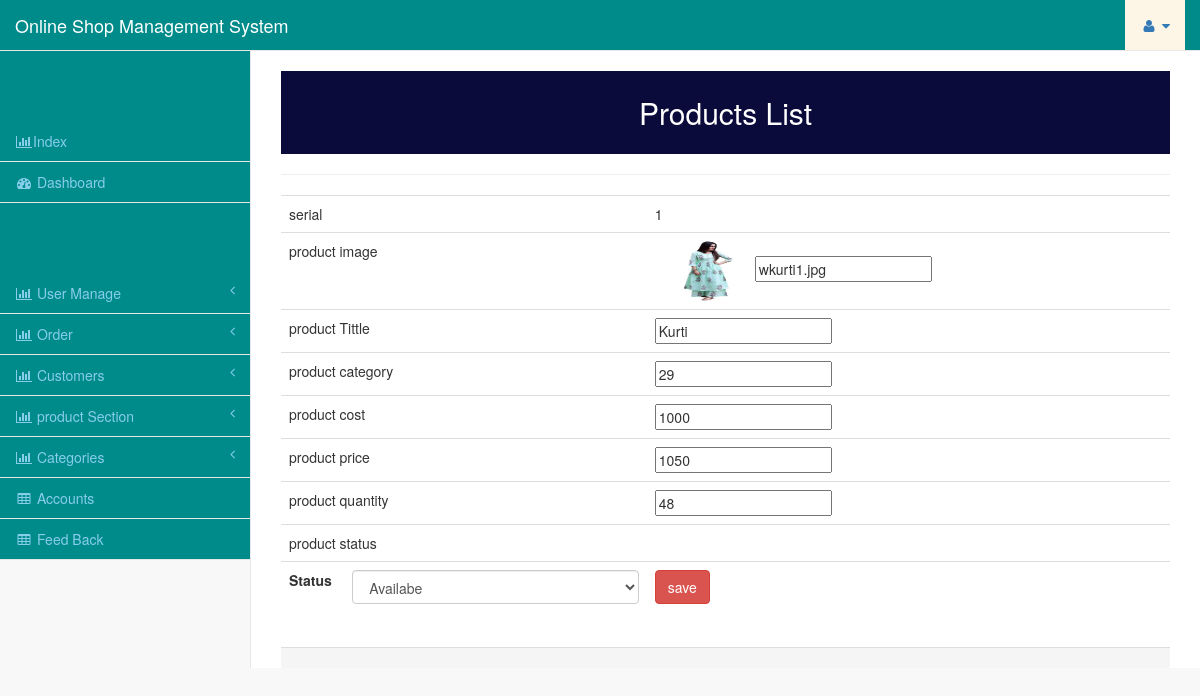
The page /admin/edit.php?peid=8 (signed in) on the database its author committed.
### tables this page shows
CREATE TABLE `products` (
  `product_id` int(100) NOT NULL,
  `product_cat` int(100) NOT NULL,
  `product_title` varchar(255) NOT NULL,
  `product_price` int(100) NOT NULL,
  `NewPrice` int(11) NOT NULL,
  `product_cost` int(30) NOT NULL,
  `quantity` int(30) NOT NULL,
  `status` int(30) NOT NULL,
  `product_desc` text NOT NULL,
  `product_image` text NOT NULL,
  `product_keywords` text NOT NULL,
  `sub_cateid` int(11) NOT NULL
);

### admin/edit.php (the view, shortened to what this page needs)
<?php
if (isset($_GET["peid"])) {
     $id = $_GET["peid"];
       include"header.php";
	   ?>
 <div id="page-wrapper">
            <div class="row">
                <div class="col-lg-12">
                   <center> <h2 style="background-color:#0B0B3B;padding:25px;color:white;"> Products List </h2></center> <hr/>
                </div>
            </div>
							<table class="table">
    <tbody>
							<?php
							$product_query = "SELECT * FROM products where product_id = $id ";
							$run_query = mysqli_query($con,$product_query);
							if(mysqli_num_rows($run_query) > 0){
		$sl = 0;
										while($row = mysqli_fetch_array($run_query)){
											$sl++;
											$product_cat   = $row['product_cat'];
											$product_title = $row['product_title'];
											$product_price = $row['product_price'];
											$product_image = $row['product_image'];
											$quantity = $row['quantity'];
											$cost = $row['product_cost'];
											?>
							<form action="" method="post">
											<tr> <td> serial </td> <td><?php echo $sl; ?></td></tr>
											<tr><td> product image </td><td><img src="../images/<?php echo $product_image; ?>" style="height:60px;width:100px;"><input type="text" name="image" value="<?php echo $product_image; ?>"></td></tr>
											<tr><td> product Tittle </td><td><input type="text" name="tittle" value="<?php echo $product_title; ?>"></td></tr>
											<tr><td> product category </td><td><input type="text" name="cat" value="<?php echo $product_cat; ?>"></td></tr>
											<tr><td> product cost </td><td><input type="text" name="cost" value="<?php echo $cost; ?>"></td></tr>
											<tr><td> product price </td><td><input type="text" name="price" value="<?php echo $product_price; ?>"></td></tr>
											<tr><td> product quantity </td><td><input type="text" name="qty" value="<?php echo $quantity; ?>"></td></tr>
											<tr><td> product status </td><td>
											</td></tr>
											<tr><td> <div class="form-group row"><label class="col-sm-2 col-form-label">Status</label>
                                                <div class="col-sm-10">
                                                    <select class="form-control" name="status" >
                                                        <option value="1">Availabe</option>
                                                    </select>
                                                </div>
                                            </div> </td>
											<td>
											<input type="submit" name="save" class="btn btn-danger" value="save">
											</td>
										  </tr>
										</form>
							<?php
		}
							}
							?>
					 </tbody>
  </table>
						 <?php include"footer.php";
}
?>

### rows shown on the page
products: product_image (picture), image "wkurti1.jpg", tittle "Kurti", cat "29", cost "1000", price "1050", qty "48"
